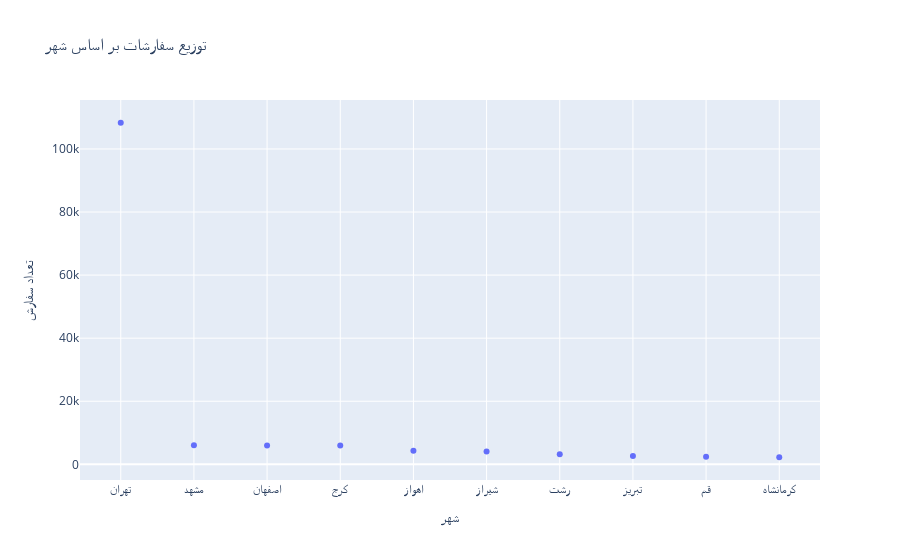

Notebook source saved alongside this figure:
### Code cell
fig = px.scatter(x = cityes , y = amount  ,title = 'توزیع سفارشات بر اساس شهر' ,labels={'x':'شهر','y':'تعداد سفارش'})
fig.show()

### Figure 1 — Plotly figure (JSON) as saved in the notebook; plotly's stock layout.template omitted (floating-point values rounded to 4 significant figures)
{"data": [{"hovertemplate": "شهر=%{x}<br>تعداد سفارش=%{y}<extra></extra>", "legendgroup": "", "marker": {"color": "#636efa", "symbol": "circle"}, "mode": "markers", "name": "", "orientation": "v", "showlegend": false, "type": "scatter", "x": ["تهران", "مشهد", "اصفهان", "کرج", "اهواز", "شیراز", "رشت", "تبریز", "قم", "کرمانشاه"], "xaxis": "x", "y": [108306, 6024, 5992, 5934, 4313, 4065, 3204, 2630, 2388, 2248], "yaxis": "y"}], "layout": {"legend": {"tracegroupgap": 0}, "title": {"text": "توزیع سفارشات بر اساس شهر"}, "xaxis": {"anchor": "y", "domain": [0, 1], "title": {"text": "شهر"}}, "yaxis": {"anchor": "x", "domain": [0, 1], "title": {"text": "تعداد سفارش"}}}}
